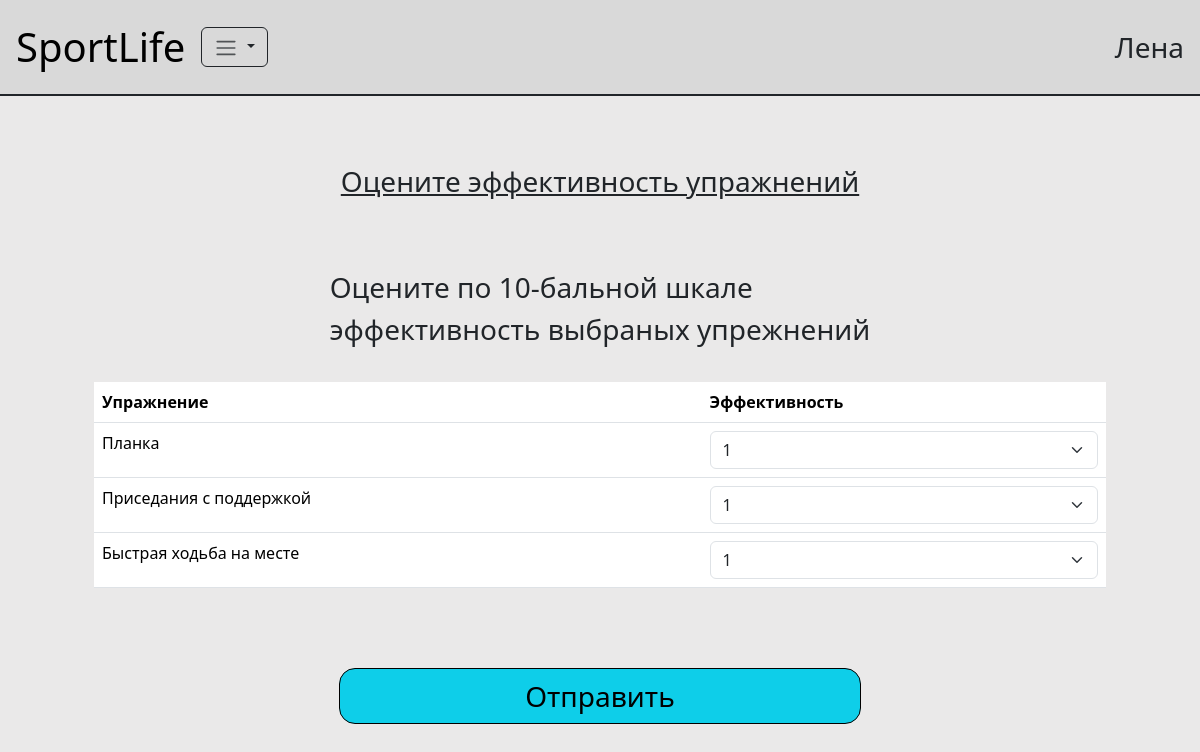
The app's page /eff_test/ (signed in) with its own data.
### drills/models.py (models this page shows, shortened)
class User(AbstractUser):
    birth_date = models.DateField(null=True)
    weight = models.FloatField(null=True)
    height = models.FloatField(null=True)

class Drill(models.Model):
    name = models.CharField(max_length=50)
    description = models.TextField()
    purpose = models.ForeignKey('DrillPurpose', on_delete=models.SET_NULL, related_name='drills', null=True)
    weight_category = models.ForeignKey('WeightCategory', on_delete=models.SET_NULL, null=True)
    repeats_count = models.IntegerField()
    sets_count = models.IntegerField()

### drills/views.py (the view)
# urls.py: path("eff_test/", views.eff_test, name="eff_test"),
def eff_test(request: HttpRequest):
    user = request.user
    if not user.is_authenticated:
        return redirect("/")
    user_complex = db.get_active_user_complex(user)
    if request.method == "POST":
        effectivity = request.POST.getlist("effectivity")
        for eff in effectivity:
            eff = str(eff).split("-")
            db.add_drill_effectivity(int(eff[0]), int(eff[1]))
        return redirect("/eff_result/")
    drills = db.get_last_user_complex(user).drills.all()
    context = {
        'drills': drills,
        'user_last_complex': user_complex
    }
    return render(request, "new/eff_test.html", context=context)

### drills/database.py (called while the page is built)
def get_active_user_complex(user: User) -> DrillComplex | None:
    if user.is_anonymous:
        return None
    last_complex = user.complexes.filter(
        is_active=True
    ).first()
    return last_complex

def get_last_user_complex(user: User) -> DrillComplex | None:
    if user.is_anonymous:
        return None
    last_complex = user.complexes.last()
    return last_complex

### templates/new/eff_test.html (shortened to what this page needs)
{% extends "new/base.html" %}
{% load static %}
{% block content %}
    <div class="col align-self-center m-5">
        <div class="row justify-content-center p-3 fs-3 text-decoration-underline">
            Оцените эффективность упражнений
        </div>
        <div class="row justify-content-center p-3 pt-5 fs-3">
            Оцените по 10-бальной шкале <br> эффективность выбраных упрежнений
        </div>
        <form method="post">
            <div class="row justify-content-center p-3">
                <table class="table rounded-4">
                    <thead>
                        <tr>
                            <th scope="col">Упражнение</th>
                            <th scope="col">Эффективность</th>
                        </tr>
                    </thead>
                    <tbody>
                        {% for drill in drills %}
                        <tr>
                            <td>{{ drill.name }}</td>
                            <td>
                                <select class="form-select" aria-label="Default select example" name="effectivity">
                                    <option value="{{ drill.id }}-1">1</option>
                                  </select>
                            </td>
                        </tr>
                        {% endfor %}
                    </tbody>
                  </table>
            </div>
        <div class="row justify-content-center align-items-center pt-5">
            <button type="submit" class="btn btn-primary fs-3 rounded-4 w-50">Отправить</button>
        </div>
        </form>
    </div>
{% endblock %}

### templates/new/navbar.html (shortened to what this page needs)
  <nav class="navbar navbar-expand-lg border-bottom border-2 border-dark" style="background-color: #D9D9D9;">
    <div class="container-fluid m-1 ">
      <a class="navbar-brand fs-1" href="/">SportLife</a>
      <div class="collapse navbar-collapse" id="navbarNavDropdown">
        <ul class="navbar-nav">
        {% if user.is_authenticated  %}
          <li class="nav-item dropdown">
            <button class="btn dropdown-toggle border border-dark" type="button" data-bs-toggle="dropdown" aria-expanded="false">
                <span class="navbar-toggler-icon"></span>
            </button>
          </li>
          {% endif %}
        </ul>
      </div>
    </div>
    <div class="col fs-3 pe-3">
      {% if user.is_authenticated  %}
      {{ user.username }}
      {% endif %}
    </div>
  </nav>

### drills/static/css/new/style.css (style rules this page uses)
.btn-primary { background-color: #0ECEE9 !important; border-color: #000000 !important; color: #000000 !important; }

### records on screen
User: username "Лена"
Drill: name "Планка"
Drill: name "Приседания с поддержкой"
Drill: name "Быстрая ходьба на месте"
